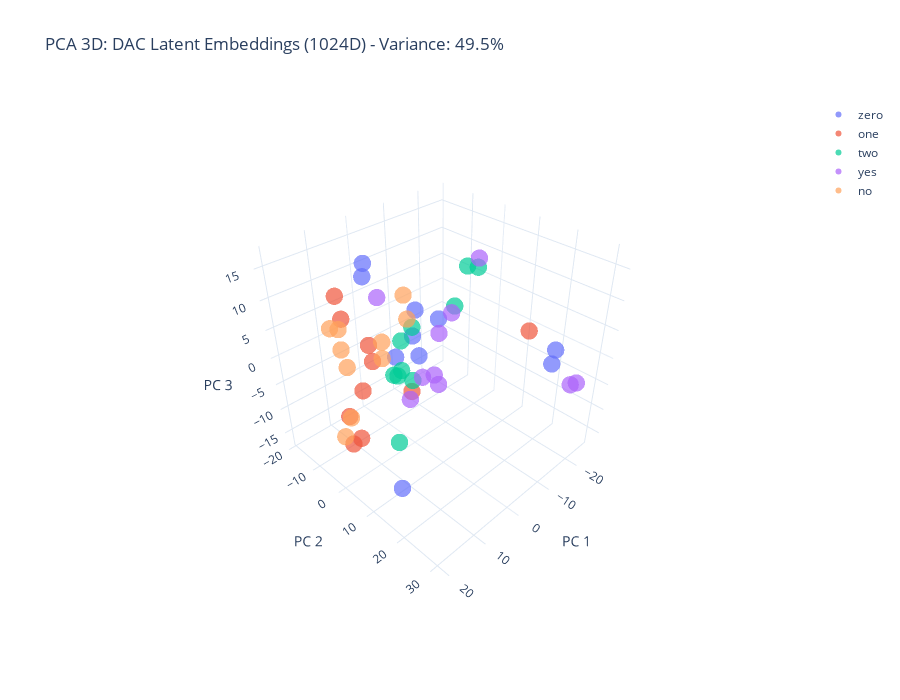

The cell this chart's notebook holds for it:
### Code cell
# PCA - 3D
pca_3d = PCA(n_components=3, random_state=42)
pca_3d_result = pca_3d.fit_transform(embeddings)
variance_3d = pca_3d.explained_variance_ratio_.sum()

print(f"PCA 3D variance explained: {variance_3d:.2%}")

# 3D Plot
fig_3d = go.Figure()

for word in words:
    mask = np.array([label == word for label in valid_labels])
    fig_3d.add_trace(go.Scatter3d(
        x=pca_3d_result[mask, 0],
        y=pca_3d_result[mask, 1],
        z=pca_3d_result[mask, 2],
        mode='markers',
        name=word,
        marker=dict(size=6, color=color_map[word], opacity=0.7, line=dict(width=0))
    ))

fig_3d.update_layout(
    title=f'PCA 3D: DAC Latent Embeddings (1024D) - Variance: {variance_3d:.1%}',
    scene=dict(
        xaxis_title='PC 1',
        yaxis_title='PC 2',
        zaxis_title='PC 3',
        aspectmode='cube',
        camera=dict(eye=dict(x=1.5, y=1.5, z=1.5))
    ),
    width=900,
    height=700,
    template='plotly_white'
)

fig_3d.write_html('dac_latent_pca_3d.html')
fig_3d.show()

print("Saved: dac_latent_pca_3d.html")

### Figure 1 — Plotly figure (JSON) as saved in the notebook; plotly's stock layout.template omitted (floating-point values rounded to 4 significant figures)
{"data": [{"marker": {"color": "#636EFA", "line": {"width": 0}, "opacity": 0.7, "size": 6}, "mode": "markers", "name": "zero", "type": "scatter3d", "x": [-15.54, -14.74, -20.82, -16.72, 0.3314, -0.3748, 12.5, -0.8919, 9.26, 10.0], "y": [26.53, 26.55, -14.59, -18.83, -5.482, -0.2139, 10.38, 1.152, -2.449, -1.916], "z": [3.628, 1.475, -4.933, -3.03, -2.59, 2.831, -17.49, -0.5398, 16.94, 15.28]}, {"marker": {"color": "#EF553B", "line": {"width": 0}, "opacity": 0.7, "size": 6}, "mode": "markers", "name": "one", "type": "scatter3d", "x": [3.983, -12.24, 8.348, 15.86, 17.35, 17.43, 12.22, 7.896, 11.26, 8.91], "y": [4.292, 21.84, -3.952, 1.696, 0.834, 0.5524, -1.65, -3.598, -8.7, -13.94], "z": [-4.315, 6.552, 3.004, -9.314, -10.13, -4.825, -3.052, 0.02049, 7.04, 8.711]}, {"marker": {"color": "#00CC96", "line": {"width": 0}, "opacity": 0.7, "size": 6}, "mode": "markers", "name": "two", "type": "scatter3d", "x": [-26.06, -19.22, -24.45, 1.701, 5.329, -14.92, 8.737, 1.411, -0.3383, 1.854], "y": [-6.157, -6.978, -8.158, -1.61, 0.08583, -18.12, 5.268, -3.621, -0.557, -1.605], "z": [6.092, 0.3864, 6.26, 2.221, -2.21, -5.852, -12.02, -5.227, -5.688, -3.264]}, {"marker": {"color": "#AB63FA", "line": {"width": 0}, "opacity": 0.7, "size": 6}, "mode": "markers", "name": "yes", "type": "scatter3d", "x": [-16.87, -15.62, -15.96, -7.305, -10.52, -2.445, -24.03, 5.48, -4.147, 3.199], "y": [31.75, 31.16, 3.754, -1.179, -3.046, 0.2921, -13.08, 5.534, 3.799, -7.077], "z": [-0.9356, -0.9849, 12.71, -7.556, -0.9881, -5.58, -4.235, -4.74, -6.411, 8.661]}, {"marker": {"color": "#FFA15A", "line": {"width": 0}, "opacity": 0.7, "size": 6}, "mode": "markers", "name": "no", "type": "scatter3d", "x": [-13.0, 14.37, 2.896, -7.645, 4.599, 19.75, 20.12, 19.7, 18.96, 20.39], "y": [-17.6, -3.768, -6.793, -11.95, -4.693, 1.968, 4.229, 0.7398, 4.006, 4.893], "z": [-3.379, -8.23, 0.7571, 4.561, -1.035, -7.035, 12.18, 11.1, 5.765, 9.402]}], "layout": {"height": 700, "scene": {"aspectmode": "cube", "camera": {"eye": {"x": 1.5, "y": 1.5, "z": 1.5}}, "xaxis": {"title": {"text": "PC 1"}}, "yaxis": {"title": {"text": "PC 2"}}, "zaxis": {"title": {"text": "PC 3"}}}, "title": {"text": "PCA 3D: DAC Latent Embeddings (1024D) - Variance: 49.5%"}, "width": 900}}
